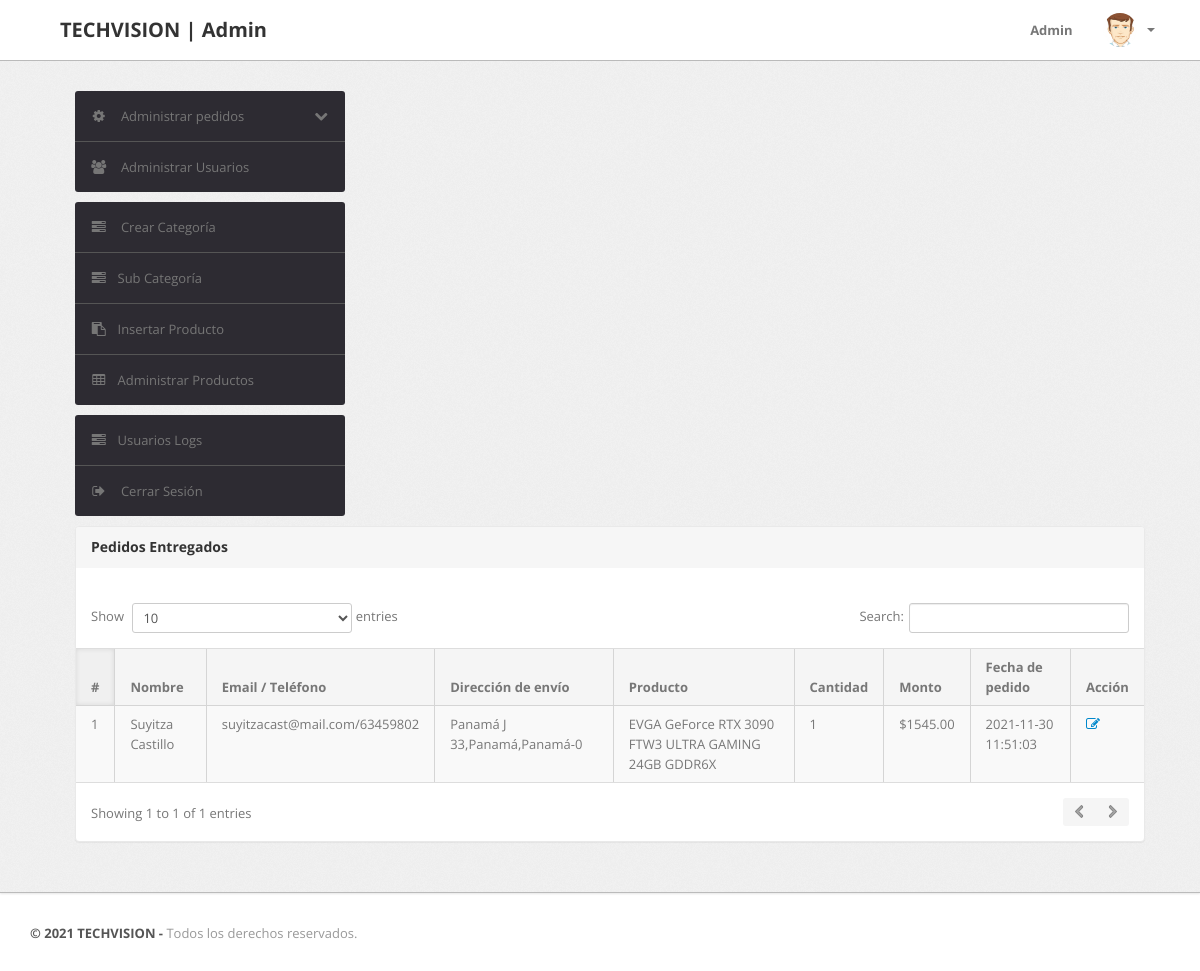
Page /admin/delivered-orders.php (signed in) on the earlier database version.
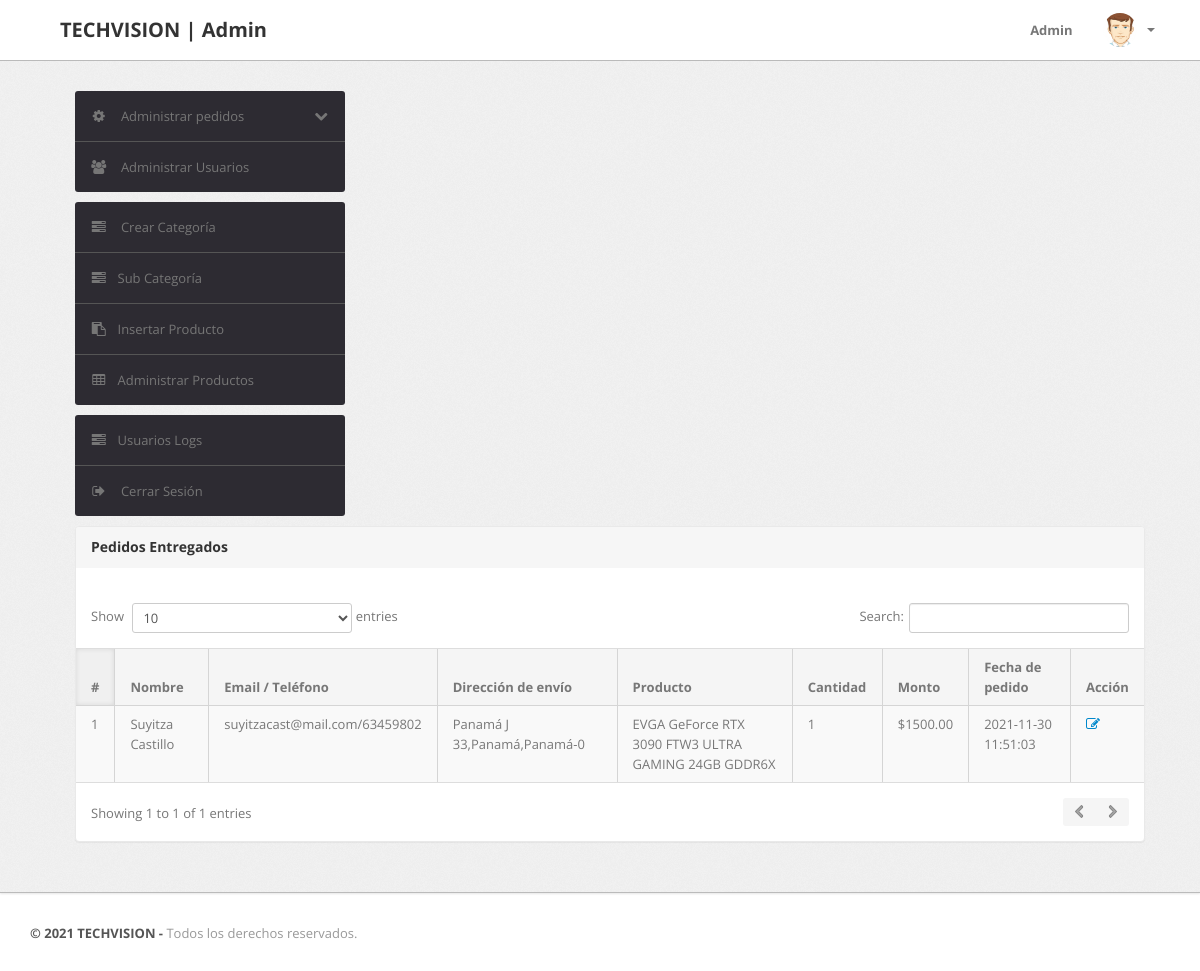
Same page on the later database version.
### tables this page shows
CREATE TABLE `orders` (
  `id` int(11) NOT NULL AUTO_INCREMENT,
  `userId` int(11) DEFAULT NULL,
  `productId` varchar(255) DEFAULT NULL,
  `quantity` int(11) DEFAULT NULL,
  `orderDate` timestamp NOT NULL DEFAULT current_timestamp(),
  `paymentMethod` varchar(50) DEFAULT NULL,
  `orderStatus` varchar(55) DEFAULT NULL,
  PRIMARY KEY (`id`)
);

CREATE TABLE `products` (
  `id` int(11) NOT NULL AUTO_INCREMENT,
  `category` int(11) NOT NULL,
  `subCategory` int(11) DEFAULT NULL,
  `productName` varchar(255) DEFAULT NULL,
  `productCompany` varchar(255) DEFAULT NULL,
  `productPrice` decimal(10,2) DEFAULT NULL,
  `productPriceBeforeDiscount` decimal(10,2) DEFAULT NULL,
  `productDescription` longtext DEFAULT NULL,
  `productImage1` varchar(255) DEFAULT NULL,
  `productImage2` varchar(255) DEFAULT NULL,
  `productImage3` varchar(255) DEFAULT NULL,
  `shippingCharge` decimal(10,2) DEFAULT NULL,
  `productAvailability` varchar(255) DEFAULT NULL,
  `postingDate` timestamp NULL DEFAULT current_timestamp(),
  `updationDate` varchar(255) DEFAULT NULL,
  PRIMARY KEY (`id`)
);

CREATE TABLE `users` (
  `id` int(11) NOT NULL AUTO_INCREMENT,
  `name` varchar(255) DEFAULT NULL,
  `email` varchar(255) DEFAULT NULL,
  `contactno` bigint(11) DEFAULT NULL,
  `password` varchar(255) DEFAULT NULL,
  `shippingAddress` longtext DEFAULT NULL,
  `shippingState` varchar(255) DEFAULT NULL,
  `shippingCity` varchar(255) DEFAULT NULL,
  `shippingPincode` int(11) DEFAULT NULL,
  `billingAddress` longtext DEFAULT NULL,
  `billingState` varchar(255) DEFAULT NULL,
  `billingCity` varchar(255) DEFAULT NULL,
  `billingPincode` int(11) DEFAULT NULL,
  `regDate` timestamp NOT NULL DEFAULT current_timestamp(),
  `updationDate` varchar(255) DEFAULT NULL,
  PRIMARY KEY (`id`)
);

### admin/delivered-orders.php (the view, shortened to what this page needs)
<?php
include('include/config.php');
if(strlen($_SESSION['alogin'])==0)
	{
header('location:index.php');
}
else{
?>
<!DOCTYPE html>
<html lang="es">
<head>
	<link type="text/css" href="bootstrap/css/bootstrap.min.css" rel="stylesheet">
	<link type="text/css" href="bootstrap/css/bootstrap-responsive.min.css" rel="stylesheet">
	<link type="text/css" href="css/theme.css" rel="stylesheet">
	<link type="text/css" href="images/icons/css/font-awesome.css" rel="stylesheet">
</head>
<body>
<?php include('include/header.php');?>
	<div class="wrapper">
		<div class="container">
			<div class="row">
<?php include('include/sidebar.php');?>
			<div class="span11">
					<div class="content">
	<div class="module">
							<div class="module-head">
								<h3>Pedidos Entregados</h3>
							</div>
							<div class="module-body table">
									<br />
								<table cellpadding="0" cellspacing="0" border="0" class="datatable-1 table table-bordered table-striped	 display table-responsive" >
									<thead>
										<tr>
											<th>#</th>
											<th>Nombre</th>
											<th width="50">Email / Teléfono</th>
											<th>Dirección de envío</th>
											<th>Producto </th>
											<th>Cantidad </th>
											<th>Monto </th>
											<th>Fecha de pedido</th>
											<th>Acción</th>
										</tr>
									</thead>
<tbody>
<?php
$st='Entregado';
$query=mysqli_query($con,"select users.name as username,users.email as useremail,users.contactno as usercontact,users.shippingAddress as shippingaddress,users.shippingCity as shippingcity,users.shippingState as shippingstate,users.shippingPincode as shippingpincode,products.productName as productname,products.shippingCharge as shippingcharge,orders.quantity as quantity,orders.orderDate as orderdate,products.productPrice as productprice,orders.id as id  from orders join users on  orders.userId=users.id join products on products.id=orders.productId where orders.orderStatus='$st'");
$cnt=1;
while($row=mysqli_fetch_array($query))
{
?>
										<tr>
											<td><?php echo htmlentities($cnt);?></td>
											<td><?php echo htmlentities($row['username']);?></td>
											<td><?php echo htmlentities($row['useremail']);?>/<?php echo htmlentities($row['usercontact']);?></td>
											<td><?php echo htmlentities($row['shippingaddress'].",".$row['shippingcity'].",".$row['shippingstate']."-".$row['shippingpincode']);?></td>
											<td><?php echo htmlentities($row['productname']);?></td>
											<td><?php echo htmlentities($row['quantity']);?></td>
											<td>$<?php echo htmlentities($row['quantity']*$row['productprice']+$row['shippingcharge']);?>.00</td>
											<td><?php echo htmlentities($row['orderdate']);?></td>
											<td>    <a href="updateordernuevo.php?oid=<?php echo htmlentities($row['id']);?>" title="Update order" target="_blank"><i class="icon-edit"></i></a>
											</td>
											</tr>
										<?php $cnt=$cnt+1; } ?>
										</tbody>
								</table>
							</div>
						</div>
					</div>
				</div>
			</div>
		</div>
	</div>
<?php include('include/footer.php');?>
</body>
<?php } ?>

Differences in the rows shown:
changed through a linked row, orders "Suyitza Castillo": $row['quantity']*$row['productprice']+$row['shippingcharge'] "1545" → "1500"
